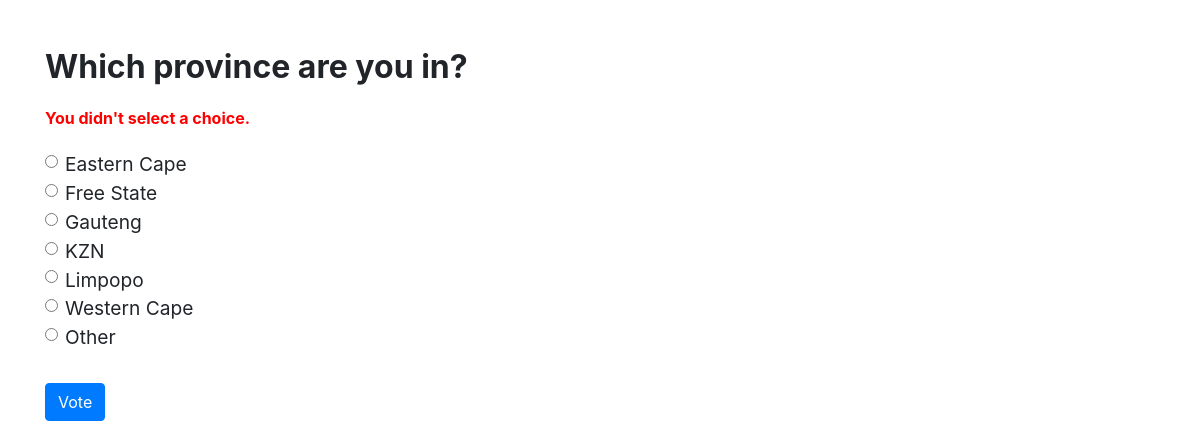
/polls/2/vote/, run on the app's committed database.
### polls/models.py (models this page shows, shortened)
class Question(models.Model):
    question_text = models.CharField(max_length=200)
    pub_date = models.DateTimeField('date published')

class Choice(models.Model):
    question = models.ForeignKey(Question, on_delete=models.CASCADE)
    choice_text = models.CharField(max_length=200)
    votes = models.IntegerField(default=0)

### polls/views.py (the view)
# urls.py: path('<int:question_id>/vote/', views.vote, name='vote')
def vote(request, question_id):
    question = get_object_or_404(Question, pk=question_id)
    try:
        selected_choice = question.choice_set.get(
        pk=request.POST['choice']
        )
    except (KeyError, Choice.DoesNotExist):
        return render(request, 'polls/detail.html', {
        'question': question,
        'error_message': "You didn't select a choice."
        })
    else:
        selected_choice.votes += 1
        selected_choice.save()
        return HttpResponseRedirect(
        reverse('polls:results', args=(question_id,))
        )

### polls/templates/polls/detail.html (shortened to what this page needs)
<!DOCTYPE html>
<html lang="en">
<head>
  <link rel="stylesheet" href="https://stackpath.bootstrapcdn.com/bootstrap/4.5.2/css/bootstrap.min.css">
</head>
<body>
  <div class="container mt-5">
    <h1 class="question-heading">{{ question.question_text }}</h1>
    {% if error_message %}
    <p class="error-message">{{ error_message }}</p>
    {% endif %}
    <form action="{% url 'polls:vote' question.id %}" method="post" class="vote-form">
      <div class="form-group">
        {% for choice in question.choice_set.all %}
        <div class="form-check">
          <input class="form-check-input" type="radio" name="choice" id="choice{{ forloop.counter }}" value="{{ choice.id }}">
          <label class="form-check-label choice-label" for="choice{{ forloop.counter }}">
            {{ choice.choice_text }}
          </label>
        </div>
        {% endfor %}
      </div>
      <button type="submit" class="btn btn-primary submit-btn">Vote</button>
    </form>
  </div>
</body>
</html>

### polls/templates/polls/detail.html (style rules this page uses)
.question-heading { font-size: 2rem; font-weight: bold; margin-bottom: 20px; }
.error-message { color: red; font-weight: bold; margin-bottom: 15px; }
.choice-label { font-size: 1.2rem; }
.vote-form { margin-top: 20px; }
.submit-btn { margin-top: 15px; }

### data on the page
Question: question_text "Which province are you in?"
Choice: choice_text "Eastern Cape"
Choice: choice_text "Free State"
Choice: choice_text "Gauteng"
Choice: choice_text "KZN"
Choice: choice_text "Limpopo"
Choice: choice_text "Western Cape"
Choice: choice_text "Other"

### other printed values
{{ error_message }} "You didn't select a choice."
